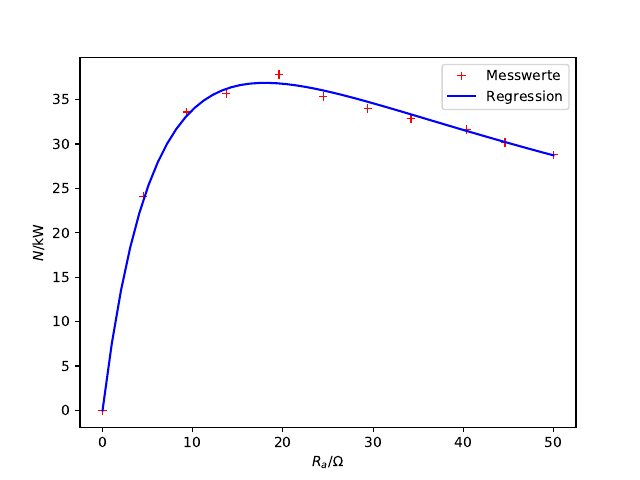

Python code for this plot:
import matplotlib.pyplot as plt
import numpy as np
from scipy.optimize import curve_fit
import uncertainties.unumpy as unp
from uncertainties import ufloat
from scipy.stats import stats

#erstelle eine .txt Datei, aus der die Werte fuer die Funktion genommen werden koennen. Das, was in der ersten Spalte steht, sind automaisch die x-Werte,
#die zweite die y-Werte.

i, u = np.genfromtxt('A.txt' , unpack=True)
i = i*10**(-3)
y = u*i*10**3
x = u/i
#linregress vorbereitung(Fkt definieren m=Steigung, n=y-Schnittpkt)
def f(x, a, b):
    return (1.63**2)*x/(b+x)**2*10**3
paramsI, covarianceI = curve_fit(f, x, y)#das muss hier einfach alles hin...kann nicht genau sagen, was es macht.
errorsI = np.sqrt(np.diag(covarianceI))
a = ufloat(paramsI[1], errorsI[1])
b = ufloat(paramsI[0], errorsI[0])
print(b) #Dieser Befehl gibt euch in der Kommandozeile als ersten Wert fuer m mit Fehler und den zweiten Wert
#fuer n wieder mit Fehler.


#with plt.xkcd(): (macht, dass die ganze Sache in comic sans ms optik ausgegeben wird. Sieht sehr fein aus, ist aber vielleicht nicht sooo wichtig)
#Plot der Messwerte:

L1plot = np.linspace(0, 50) #Grenzen fuer linregr. guckt nach den Grenzwerten fuer die x-Werte.
#plt.title('Plot U_K') #Ueberschrift, die ueber dem PLot stehen wird
plt.plot(x, y,'r+', label="Messwerte") #r+, macht, dass eure Werte als rote Plusse erscheinen. mit b* kommen blaue sterne...mehr Farben kann man online finden;)
#Achsen beschriften!!!!!!
plt.ylabel(r"$ N / \mathrm{kW} $") #hier wurde Tex Code verwendet, um Brueche ordentlich darzustellen. das T_P macht, dass das P als Indesx von T erscheint. Hinter den Slash kommt die Einheit fuer die jeweilige Groesse
plt.xlabel(r"$ R_a/ \mathrm{\Omega} $")
plt.plot(L1plot, f(L1plot, *paramsI) , 'b-', label='Regression') #b- macht eine blaue durchgezogene Linie
plt.tight_layout #macht irgendwas schoener. einfach dran machen...
plt.legend(loc="best") #macht die Legende an den Ort innerhalb des Plots, wo am meisten Platz dafuer ist.

plt.savefig('plotN.pdf')